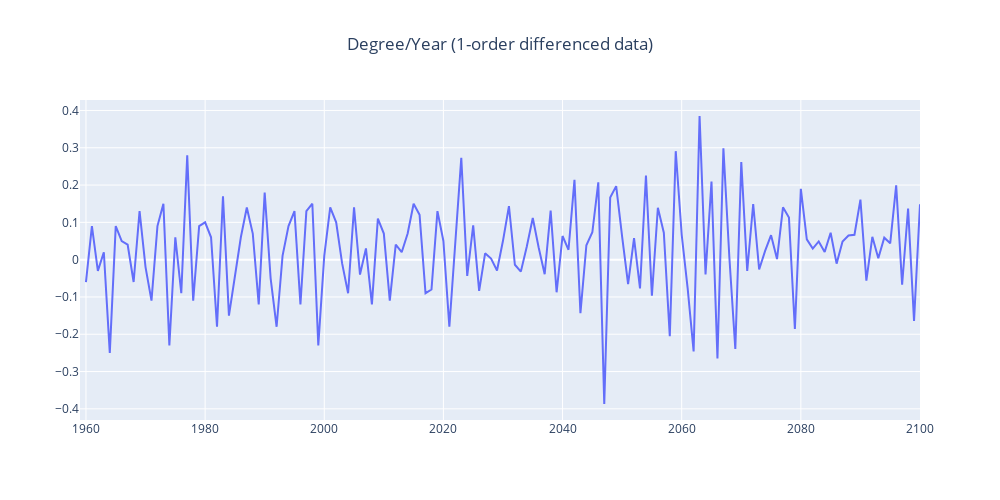

Notebook source saved alongside this figure:
### Code cell
predict_degree_series = pd.Series(pdict_scatter)

fig = go.Figure()
fig.add_traces(go.Scatter(x=all_years, y=predict_degree_series.diff(1), mode = "lines", name = "Degree_diff(1)"))

fig.update_layout( 
        title='Degree/Year (1-order differenced data)',
        title_x=0.5,
        # autosize=True,
        width=1000,
        height=500,
    )

fig.show()

### Figure 1 — Plotly figure (JSON) as saved in the notebook; plotly's stock layout.template omitted (floating-point values rounded to 4 significant figures; data arrays with more than 128 entries replaced by an {"elided": "..."} marker saying what was removed)
{"data": [{"mode": "lines", "name": "Degree_diff(1)", "type": "scatter", "x": {"elided": "142 int values"}, "y": {"elided": "142 float values"}}], "layout": {"height": 500, "title": {"text": "Degree/Year (1-order differenced data)", "x": 0.5}, "width": 1000}}
